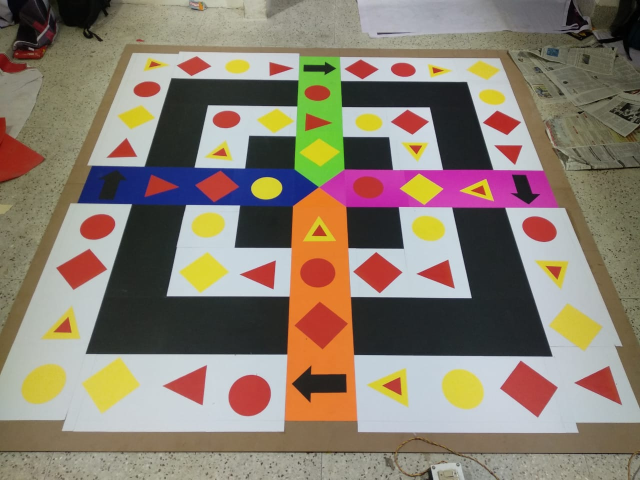
#> input picture Images/ARENA.jpeg, 1280 x 960 px (shown at 1/2 size)
$ python -i MatrixGeneration.py   (imports and definitions only)
#> lines starting #> are read from the running program, lines starting #| are printed output that depends on the picture; after the words box and inside, x2 and y2 are one past the last pixel; in counts of white or black regions, pixels touching at a corner belong together; long printed decimals are rounded
def process(frame):
    hsv = cv2.cvtColor(frame, cv2.COLOR_BGR2HSV)
    threshY = cv2.inRange(hsv, Y[0], Y[1])
    threshR = cv2.inRange(hsv, R[0], R[1])
    thresh = cv2.bitwise_or(threshR, threshY)
    imgY = cv2.bitwise_and(frame, frame, mask=threshY)
    imgR = cv2.bitwise_and(frame, frame, mask=threshR)
    img = cv2.bitwise_and(frame, frame, mask=thresh)

    contoursR,hR = cv2.findContours(threshR,1,2)
    contoursY,hY = cv2.findContours(threshY,1,2)
    contours,h = cv2.findContours(thresh,1,2)

    coordinateArray = []
    colorArray = []
    Sum = 0
    Sum += drawAndCount(coordinateArray, colorArray, contoursR, imgR, 'R')
    Sum += drawAndCount(coordinateArray, colorArray, contoursY, imgY, 'Y')
    coordinateArray, colorArray = removeSmallContours(coordinateArray, colorArray, Sum)
    coordinateArray = np.array(coordinateArray)
    colorArray = np.array(colorArray)

    # cv2.imshow('threshR',threshR)
    # cv2.imshow('threshY',threshY)
    # cv2.imshow('thresh',thresh)
    cv2.imshow('imgR',imgR)
    cv2.imshow('imgY',imgY)
    # cv2.imshow('img',img)
    cv2.imshow('org', frame)
    cv2.waitKey(0)
    cv2.destroyAllWindows()
    return coordinateArray, colorArray

# [33 lines of commented-out code are left out]
def drawAndCount(coordinateArray, colorArray, contours, img, color):
    Sum = 0
    for cnt in contours:
        rect = cv2.minAreaRect(cnt)
        if((rect[1][0]*rect[1][1])==0):
            continue
        approx = cv2.contourArea(cnt) / (rect[1][0]*rect[1][1])
        if approx >= 0.84:
            print (approx, 'square')
            x, y, w, h = cv2.boundingRect(cnt)
            colorArray.append(color+'2')
            coordinateArray.append([x, y, w, h])
            cv2.drawContours(img,[cnt], -1, (255, 0, 0), 2)
            Sum+=w*h
        elif approx >= 0.7:
            print (approx, 'circle')
            x, y, w, h = cv2.boundingRect(cnt)
            colorArray.append(color+'3')
            coordinateArray.append([x, y, w, h])
            cv2.drawContours(img,[cnt], -1, (0, 255, 0), 2)
            Sum+=w*h
        elif approx >= 0.5:
            print (approx, 'triangle')
            x, y, w, h = cv2.boundingRect(cnt)
            colorArray.append(color+'1')
            coordinateArray.append([x, y, w, h])
            cv2.drawContours(img,[cnt], -1, (255, 255, 0), 2)
            Sum+=w*h
    return Sum


def removeSmallContours(coordinateArray, colorArray, Sum):
    avg = Sum/((9*9)-29)
    i = 0
    while i<len(coordinateArray):
        w = coordinateArray[i][2]
        h = coordinateArray[i][3]
        if(w*h<avg*0.5):
            del coordinateArray[i]
            del colorArray[i]
            i-=1
        i+=1
    return coordinateArray, colorArray

import numpy as np
import cv2
# [6 lines not run here, left out]
    # cv2.imwrite('imageFromFeed.png', frame)
    # frame = cv2.imread('imageFromFeed.png')
    # frame = cv2.imread('ARENA.jpeg')

# [1 line that did not run here, left out]
# [1 line that did not run here, left out]

# [3 lines not run here, left out]

Y=np.array([ [20, 100, 130], [35, 255, 255] ])
R=np.array([ [0, 125, 125], [10, 255, 200] ])


# [1 line that did not run here, left out]
# [1 line that did not run here, left out]

centres = []
# [6 lines not run here, left out]
centres = np.array(centres)

# [1 line that did not run here, left out]
# [6 lines not run here, left out]

centreCord = np.zeros((9, 9, 2) , dtype=int)
Arrays = np.zeros((9, 9), dtype=int)
# [14 lines not run here, left out]


Arrays[0][4] = Arrays[4][0] = Arrays[8][4] = Arrays[4][8] =1
Arrays[4][4] = 5


#centre
centreCord[4][4] =[int((centreCord[4][3][0]+centreCord[4][5][0])/2) , int((centreCord[4][3][1]+centreCord[4][5][1])/2) ]

#1
centreCord[0][4] =[int((centreCord[0][3][0]+centreCord[0][5][0])/2) , int((centreCord[0][3][1]+centreCord[0][5][1])/2) ]

#2
centreCord[4][0] =[int((centreCord[3][0][0]+centreCord[5][0][0])/2) , int((centreCord[3][0][1]+centreCord[5][0][1])/2) ]

#3
centreCord[8][4] =[int((centreCord[8][3][0]+centreCord[8][5][0])/2) , int((centreCord[8][3][1]+centreCord[8][5][1])/2) ]

#4
centreCord[4][8] =[int((centreCord[3][8][0]+centreCord[5][8][0])/2) , int((centreCord[3][8][1]+centreCord[5][8][1])/2) ]


# [1 line that did not run here, left out]

# [7 lines not run here, left out]

>>> import cv2
>>> picture = cv2.imread('Images/ARENA.jpeg')
#> picture is the input picture: shape (960, 1280, 3); mean B, G, R 110.8, 125.1, 137.1
>>> result = process(picture)
#> in process, `hsv = cv2.cvtColor(frame, cv2.COLOR_BGR2HSV)`: hsv: shape (960, 1280, 3); mean H, S, V 60.4, 70.2, 144.7
#> in process, `threshY = cv2.inRange(hsv, Y[0], Y[1])`:
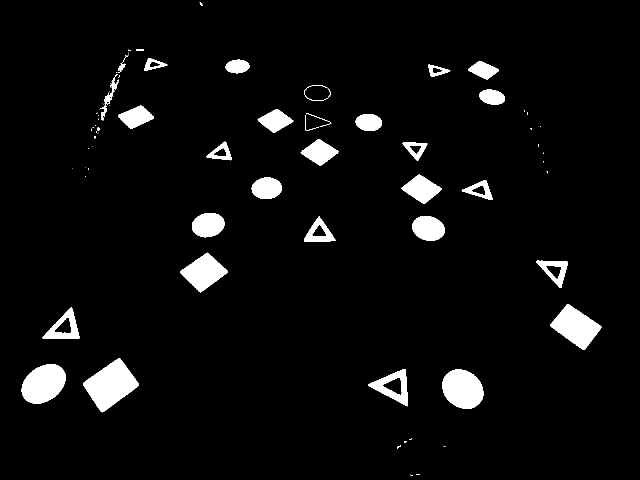
#> threshY: shape (960, 1280) (shown at 1/2 size); 4.7% white; 78 white regions (44 under 20 px), largest, box (x1, y1, x2, y2) and area: (166, 716, 278, 825) 6499, (43, 729, 131, 807) 5166, (884, 739, 967, 818) 5007
#> in process, `threshR = cv2.inRange(hsv, R[0], R[1])`:
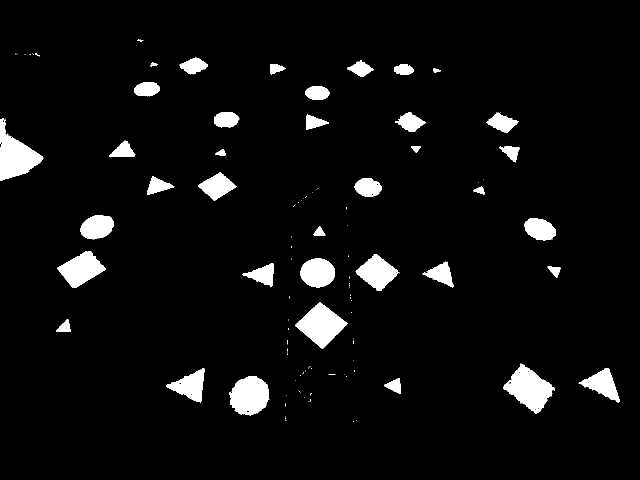
#> threshR: shape (960, 1280) (shown at 1/2 size); 5.1% white; 120 white regions (82 under 20 px), largest, box (x1, y1, x2, y2) and area: (0, 237, 87, 362) 5305, (1006, 727, 1110, 828) 5291, (590, 604, 696, 698) 5053
#> in process, `thresh = cv2.bitwise_or(threshR, threshY)`:
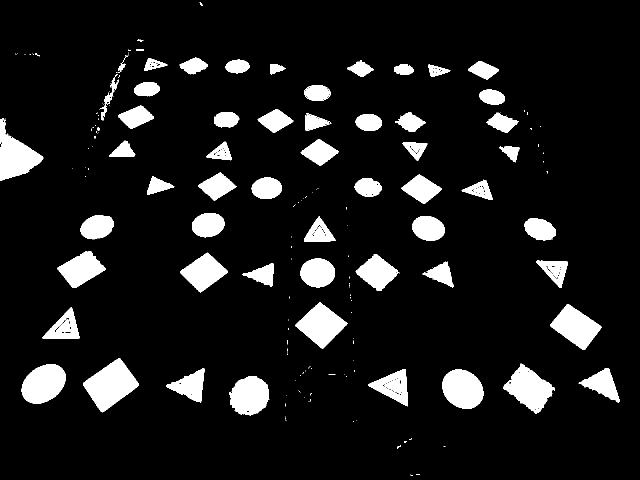
#> thresh: shape (960, 1280) (shown at 1/2 size); 9.8% white; 189 white regions (124 under 20 px)
#> in process, `imgY = cv2.bitwise_and(frame, frame, mask=threshY)`:
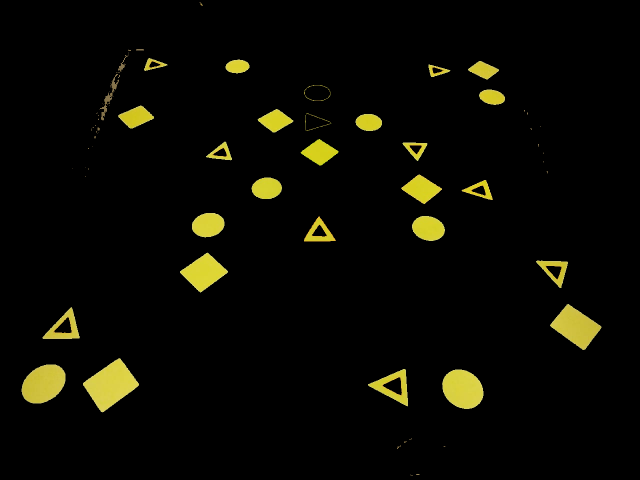
#> imgY: shape (960, 1280, 3) (shown at 1/2 size); mean B, G, R 2.9, 9.5, 10
#> in process, `img = cv2.bitwise_and(frame, frame, mask=thresh)`:
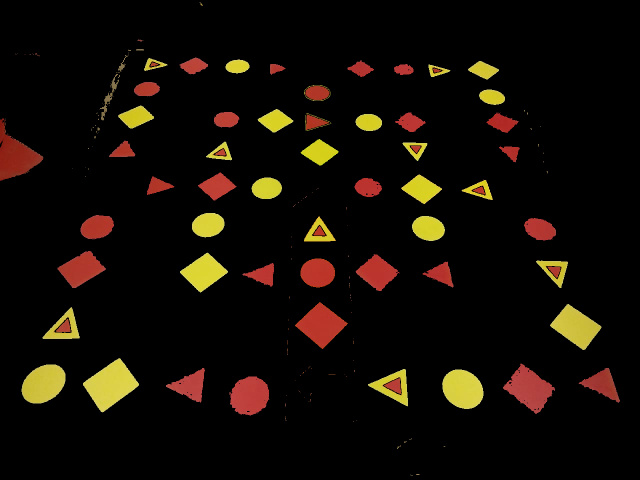
#> img: shape (960, 1280, 3) (shown at 1/2 size); mean B, G, R 5.4, 12.5, 19.1
#> in process, `contoursR,hR = cv2.findContours(threshR,1,2)`: contoursR = 171 contours, 132 with area under 20; largest, box (x1, y1, x2, y2) and area: (1006, 727, 1110, 828) 5194, (0, 237, 87, 362) 5148, (590, 604, 696, 698) 4939, (459, 753, 539, 831) 4568, (115, 502, 212, 576) 3795; hR = 171 rows, first 6: [1, -1, -1, -1], [2, 0, -1, -1], [3, 1, -1, -1], [4, 2, -1, -1], [5, 3, -1, -1], [6, 4, -1, -1]
#> in process, `contoursY,hY = cv2.findContours(threshY,1,2)`: contoursY = 92 contours, 53 with area under 20; largest, box (x1, y1, x2, y2) and area: (166, 716, 278, 825) 6366, (43, 729, 131, 807) 5048, (884, 739, 967, 818) 4892, (1100, 608, 1203, 700) 4838, (360, 505, 456, 585) 3914; hY = 92 rows, first 6: [1, -1, -1, -1], [2, 0, -1, -1], [3, 1, -1, -1], [4, 2, -1, -1], [5, 3, -1, -1], [6, 4, -1, -1]
#> in process, `contours,h = cv2.findContours(thresh,1,2)`: contours = 292 contours, 215 with area under 20; largest, box (x1, y1, x2, y2) and area: (166, 716, 278, 825) 6366, (1006, 727, 1110, 828) 5194, (0, 237, 87, 362) 5148, (43, 729, 131, 807) 5048, (590, 604, 696, 698) 4939; h = 292 rows, first 6: [1, -1, -1, -1], [2, 0, -1, -1], [3, 1, -1, -1], [4, 2, -1, -1], [5, 3, -1, -1], [6, 4, -1, -1]
#> the loop in drawAndCount, `for cnt in contours:` made 171 passes
#> (cnt, rect, approx, x, y, w, h, Sum) on passes 12, 13, 15, 25, 29, 31: ([[1087, 801], [1088, 800], [1089, 801], [1088, 802]], ((1088, 801), (1.41, 1.41), -45), 1, 1087, 800, 3, 3, 94), ([[527, 801], [528, 800], [529, 801], [528, 802]], ((528, 801), (1.41, 1.41), -45), 1, 527, 800, 3, 3, 103), ([[1037, 798], [1038, 797], [1039, 798], [1038, 799]], ((1038, 798), (1.41, 1.41), -45), 1, 1037, 797, 3, 3, 124), ([[342, 768], [343, 767], [344, 768], [343, 769]], ((343, 768), (1.41, 1.41), -45), 1, 342, 767, 3, 3, 182), ([[365, 763], [366, 762], [367, 763], [366, 764]], ((366, 763), (1.41, 1.41), -45), 1, 365, 762, 3, 3, 275), ([[1023, 760], [1024, 759], [1025, 760], [1024, 761]], ((1024, 760), (1.41, 1.41), -45), 1, 1023, 759, 3, 3, 284)
#> (rect, approx, x, y, w, h, Sum) on passes 6, 7, 8, 10, 14, 19: (((496, 822.5), (3, 6), -90), 0.889, 493, 821, 7, 4, 28), (((1069.8, 818.8), (2.83, 3.54), -45), 0.85, 1068, 817, 5, 4, 48), (((1076, 817.5), (3.54, 3.54), -45), 0.8, 1074, 815, 5, 5, 73), (((1054, 805.5), (2.12, 2.12), -45), 0.889, 1053, 804, 3, 4, 85), (((1048, 800.5), (2.12, 2.12), -45), 0.889, 1047, 799, 3, 4, 115), (((381.8, 788.8), (2.83, 3.54), -45), 0.95, 380, 787, 5, 5, 149)
#| 0.8889 square
#| 0.85 square
#| 0.8 circle
#| 0.8889 square
#| 1.000 square
#| 1.000 square
#| 0.8889 square
#| 1.000 square
#> (further printed lines are left out)
#> after the loop in drawAndCount, `for cnt in contours:`:
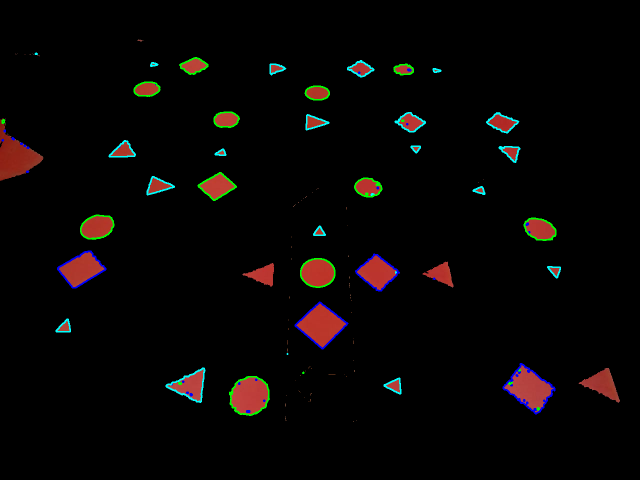
#> img: shape (960, 1280, 3) (shown at 1/2 size); mean B, G, R 4.3, 5, 7.5
#> after the loop in drawAndCount, `for cnt in contours:`: Sum = 88523; colorArray = 87 items, first 6: 'R2', 'R2', 'R3', 'R2', 'R2', 'R2'; coordinateArray = 87 items, first 6: [493, 821, 7, 4], [1068, 817, 5, 4], [1074, 815, 5, 5], [1053, 804, 3, 4], [1087, 800, 3, 3], [527, 800, 3, 3]
#> in process, `Sum += drawAndCount(coordinateArray, colorArray, contoursR, imgR, 'R')`: Sum = 88523
#> call 2 of drawAndCount, with color = 'Y'
#> the loop in drawAndCount (call 2), `for cnt in contours:` made 92 passes
#> (cnt, rect, approx, x, y, w, h, Sum) on passes 32, 34: ([[1087, 305], [1086, 306], [1087, 306]], ((1086.8, 305.7), (1.41, 0.707), -45), 0.5, 1086, 305, 2, 2, 81767), ([[176, 296], [176, 297], [177, 297], [177, 296]], ((176.5, 296.5), (1, 1), -90), 1, 176, 296, 2, 2, 82303)
#> (rect, approx, x, y, w, h, Sum) on passes 2, 7, 8, 9, 10, 11: (((835.5, 948.5), (1, 7), -90), 0.714, 832, 948, 8, 2, 16), (((788.9, 776.4), (38.53, 34.86), -25.2), 0.591, 765, 754, 40, 37, 1496), (((925, 777.9), (72.2, 87.46), -59.04), 0.775, 884, 739, 83, 79, 8053), (((775.1, 777.4), (77, 74.38), -3.99), 0.523, 736, 738, 80, 75, 14053), (((86.9, 767.3), (95.26, 68.42), -26.57), 0.774, 43, 729, 88, 78, 20917), (((220.9, 769.3), (94.16, 71.14), -35.54), 0.95, 166, 716, 112, 109, 33125)
#| 0.7143 circle
#| 0.5914 triangle
#| 0.7747 circle
#| 0.5226 triangle
#| 0.7745 circle
#| 0.9504 square
#| 0.5983 triangle
#| 0.5297 triangle
#> (further printed lines are left out)
#> after the loop in drawAndCount (call 2), `for cnt in contours:`:
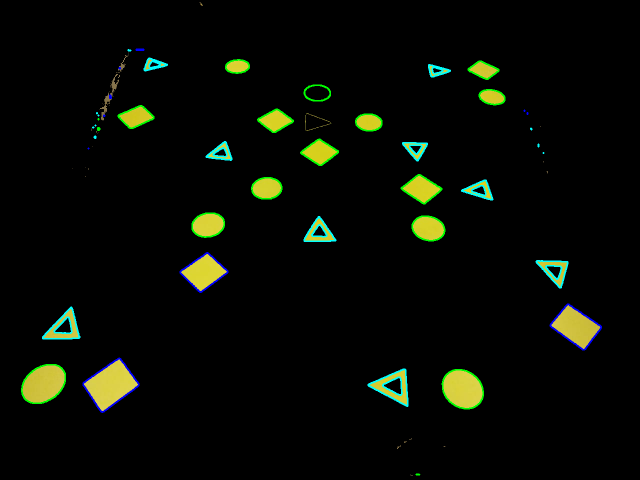
#> img: shape (960, 1280, 3) (shown at 1/2 size); mean B, G, R 4.4, 11, 8
#> the loop in removeSmallContours, `while i<len(coordinateArray):` made 143 passes
